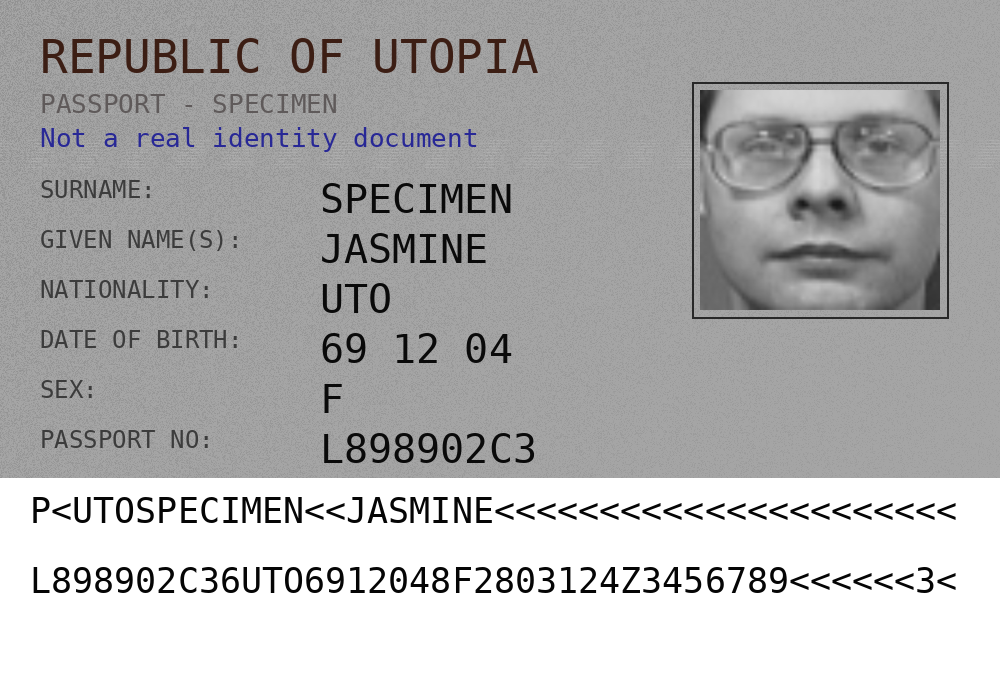
#> input picture samples/genuine_doc.png, 1000 x 700 px; its folder holds only this picture in this run
$ python -i deepfake.py   (imports and definitions only)   (older library calls are emulated)
#> lines starting #> are read from the running program, lines starting #| are printed output that depends on the picture
### pipeline/common.py
"""Shared helpers for the ML/CV pipeline modules.

Defines the single result contract every module returns, plus small
utilities for reading images, saving evidence files, and resolving the
vendored OCR runtime. Kept deliberately free of model/algorithm logic.
"""

from __future__ import annotations

import json
import os
import pathlib
import shutil
import tempfile
import uuid
from dataclasses import dataclass, field, asdict
from typing import Any, Optional

import numpy as np


_ROOT = pathlib.Path(__file__).resolve().parent
_VENDOR = _ROOT / "vendor"


_evidence_env = os.environ.get("SCREEN_EVIDENCE_DIR", "").strip()
EVIDENCE_DIR = pathlib.Path(
    _evidence_env
    if _evidence_env
    else str(_ROOT.parent / "samples" / "evidence")
)


INSIGHTFACE_MODEL_ROOT = (_VENDOR / "models").resolve()


_THRESHOLDS_CACHE: Optional[dict] = None


# Env-var overrides for the single thresholds source of truth. Each key may
# be overridden via PIPELINE_<UPPER_KEY>, e.g. PIPELINE_FACE_MATCH=0.6.
# Legacy per-module names are honoured where they already exist in the wild.
_THRESHOLD_ENV_ALIASES = {
    "face_match": ("PIPELINE_FACE_MATCH", "FACE_MATCH_THRESHOLD"),
    "face_low_conf_low": ("PIPELINE_FACE_LOW_CONF_LOW",),
    "face_low_conf_high": ("PIPELINE_FACE_LOW_CONF_HIGH",),
    "tamper_high": ("PIPELINE_TAMPER_HIGH",),
    "tamper_moderate": ("PIPELINE_TAMPER_MODERATE",),
    "physical_high": ("PIPELINE_PHYSICAL_HIGH", "PHYS_HIGH"),
    "physical_moderate": ("PIPELINE_PHYSICAL_MODERATE", "PHYS_MODERATE"),
    "deepfake_high": ("PIPELINE_DEEPFAKE_HIGH",),
    "liveness": ("PIPELINE_LIVENESS", "LIVENESS_THRESHOLD"),
    "name_match": ("PIPELINE_NAME_MATCH",),
    "address_match": ("PIPELINE_ADDRESS_MATCH",),
    "risk_red": ("PIPELINE_RISK_RED",),
    "risk_yellow": ("PIPELINE_RISK_YELLOW",),
    "watchlist_fuzzy": ("PIPELINE_WATCHLIST_FUZZY",),
    "document_quality_blur": ("PIPELINE_DOC_QUALITY_BLUR",),
    "document_quality_dark": ("PIPELINE_DOC_QUALITY_DARK",),
    "iris_match": ("PIPELINE_IRIS_MATCH",),
    "iris_low_conf_low": ("PIPELINE_IRIS_LOW_CONF_LOW",),
    "iris_low_conf_high": ("PIPELINE_IRIS_LOW_CONF_HIGH",),
}


# [63 lines left out: functions _apply_threshold_env_overrides, reload_thresholds, load_thresholds, not called in this run]


_TESS_DIR = _VENDOR / "tesseract"

_SYSTEM_TESSDATA = None
for _cand in (
    "/usr/share/tesseract-ocr/5/tessdata",
    "/usr/share/tesseract-ocr/4.00/tessdata",
    "/usr/share/tessdata",
    "/opt/homebrew/share/tessdata",
):
    if (pathlib.Path(_cand) / "eng.traineddata").exists():
        _SYSTEM_TESSDATA = pathlib.Path(_cand)
        break


_SYSTEM_TESSBIN = None
if _SYSTEM_TESSDATA is None:
    _win_candidates = [shutil.which("tesseract")]
    # Configurable override (cross-platform): TESSERACT_CMD may point at the
    # binary directly, e.g. C:\Program Files\Tesseract-OCR\tesseract.exe.
    # Checked before the standard Windows install path below.
    _env_tess = (os.environ.get("TESSERACT_CMD") or "").strip().strip('"')
    if _env_tess:
        _win_candidates.insert(0, _env_tess)
    for _pf in (os.environ.get("ProgramFiles", r"C:\Program Files"),
                os.environ.get("ProgramFiles(x86)", r"C:\Program Files (x86)")):
        _win_candidates.append(str(pathlib.Path(_pf) / "Tesseract-OCR" / "tesseract.exe"))
    for _b in _win_candidates:
        if _b and pathlib.Path(_b).is_file():
            _td = pathlib.Path(_b).parent / "tessdata"
            if (_td / "eng.traineddata").is_file():
                _SYSTEM_TESSBIN = pathlib.Path(_b)
                _SYSTEM_TESSDATA = _td
                break
#> further down, picture is the input picture: shape (700, 1000, 3); mean B, G, R 180.3, 180.1, 180.3

if (_TESS_DIR / "tesseract").exists() and (_TESS_DIR / "tessdata" / "eng.traineddata").exists():
    TESSERACT_BIN = _TESS_DIR / "tesseract"
    TESS_LIB_DIR = _TESS_DIR
    TESS_TESSDATA = _TESS_DIR / "tessdata"
elif (_sys_tess := _SYSTEM_TESSBIN or shutil.which("tesseract")) and _SYSTEM_TESSDATA:
    TESSERACT_BIN = pathlib.Path(_sys_tess)
    TESS_LIB_DIR = TESSERACT_BIN.parent
    TESS_TESSDATA = _SYSTEM_TESSDATA
else:
    TESSERACT_BIN = _TESS_DIR / "tesseract"
    TESS_LIB_DIR = _TESS_DIR
    TESS_TESSDATA = _TESS_DIR / "tessdata"


# [17 lines left out: functions get_evidence_dir, ensure_evidence_dir, new_evidence_path, not called in this run]


@dataclass
class ModuleResult:
    """Contract returned by every pipeline module.

    Mirrors the ``module_results`` table in Shema.md so a caller (FastAPI route)
    can drop it straight into storage:

        module_name : str   e.g. "ocr", "tamper", "deepfake", "face_match", "liveness"
        score       : float|None 0-1, or None when inconclusive
        status      : str   "ok" | "inconclusive"
        raw_output  : dict  full per-module evidence for the UI panels
        evidence_uri: str|None  path to an evidence image, or None
    """

    module_name: str
    score: Optional[float]
    status: str
    raw_output: dict = field(default_factory=dict)
    evidence_uri: Optional[str] = None

    # [14 lines left out: functions to_json, __repr__, not called in this run]


def ok_result(
    module_name: str,
    score: float,
    raw_output: Optional[dict] = None,
    evidence_uri: Optional[str] = None,
) -> ModuleResult:
    try:
        value = float(score)
    except (TypeError, ValueError):
        return inconclusive_result(module_name, f"non-numeric score: {score!r}"[:200])
    if value != value or value in (float("inf"), float("-inf")):
        return inconclusive_result(module_name, f"non-finite score: {score!r}"[:200])
    return ModuleResult(
        module_name=module_name,
        score=float(np.clip(value, 0.0, 1.0)),
        status="ok",
        raw_output=dict(raw_output or {}),
        evidence_uri=_rel_uri(evidence_uri),
    )


# [22 lines left out: functions inconclusive_result, _summarise_reason, not called in this run]


def _rel_uri(path: Optional[str]) -> Optional[str]:
    if not path:
        return None
    try:
        # Prefer a repo-relative URI (no absolute server path in API/DB
        # payloads; backend resolves via basename and tests can still
        # Path(uri).exists() from the repo root). Files written outside the
        # repo (e.g. pytest tmp_path evidence dirs) keep their absolute path
        # so existence checks still resolve.
        p = pathlib.Path(str(path))
        try:
            return str(p.resolve().relative_to(_ROOT.parent.resolve()))
        except Exception:
            return str(p)
    except Exception:
        return None


# [38 lines left out: functions _json_safe, single_log, not called in this run]


def load_image(src: Any) -> np.ndarray:
    """Load an image into a BGR uint8 ndarray.

    Accepts a filesystem path (str/Path), a path-like, a URL-ish bytes buffer,
    a PIL Image, or an ndarray. Raises ValueError on unreadable input.
    Decompression bombs are rejected: source files over 50 MB or images
    over 100 megapixels raise ValueError (callers degrade to inconclusive).
    Channel contract: always returns HxWx3 BGR uint8 (2-D gray and 4-channel
    BGRA inputs are converted; anything else raises ValueError).
    """
    _MAX_FILE_BYTES = 50_000_000
    _MAX_PIXELS = 100_000_000
    if isinstance(src, np.ndarray):
        import cv2 as _cv2

        if src.size == 0:
            raise ValueError("empty image array")
        if src.size > _MAX_PIXELS:
            raise ValueError(f"image too large: {src.size} pixels")
        if src.ndim == 2:
            arr = np.ascontiguousarray(src, dtype=np.uint8)
            return _cv2.cvtColor(arr, _cv2.COLOR_GRAY2BGR)
        if src.ndim != 3 or src.shape[2] not in (3, 4):
            raise ValueError(f"unsupported channel count: {getattr(src, 'shape', None)}")
        if src.shape[2] == 4:
            arr = np.ascontiguousarray(src, dtype=np.uint8)
            return _cv2.cvtColor(arr, _cv2.COLOR_BGRA2BGR)
        if src.dtype != np.uint8:
            arr = np.clip(np.asarray(src, dtype=np.float64), 0, 255).astype(np.uint8)
        else:
            arr = np.ascontiguousarray(src)
        if arr.size > _MAX_PIXELS:
            raise ValueError(f"image too large: {arr.size} pixels")
        return arr

    if hasattr(src, "read"):
        from PIL import Image as PILImage

        data = src.read()
        if len(data) > _MAX_FILE_BYTES:
            raise ValueError("image buffer too large")
        buf = np.frombuffer(data, dtype=np.uint8)
        import cv2

        img = cv2.imdecode(buf, cv2.IMREAD_COLOR)
        if img is None:
            raise ValueError("could not decode image from buffer")
        if img.size > _MAX_PIXELS:
            raise ValueError(f"image too large: {img.size} pixels")
        return img

    if hasattr(src, "mode") and hasattr(src, "convert"):
        import cv2

        rgb = np.asarray(src.convert("RGB"))
        if rgb.size > _MAX_PIXELS:
            raise ValueError(f"image too large: {rgb.size} pixels")
        return cv2.cvtColor(rgb, cv2.COLOR_RGB2BGR)

    p = pathlib.Path(os.fspath(src))
    if not p.exists():
        raise FileNotFoundError(f"image not found: {p}")
    try:
        if p.stat().st_size > _MAX_FILE_BYTES:
            raise ValueError(f"image file too large: {p.stat().st_size} bytes")
    except OSError as exc:
        raise ValueError(f"cannot stat image: {p}") from exc
    import cv2

    img = cv2.imread(str(p), cv2.IMREAD_COLOR)
    if img is None:
        raise ValueError(f"could not decode image: {p}")
    if img.size > _MAX_PIXELS:
        raise ValueError(f"image too large: {img.size} pixels")
    return img

### pipeline/deepfake.py
"""Module 3 — Deepfake detection.

OPEN ITEM (Tracker.md §0, "Needed by Day 4"): a pretrained open-source forgery
classifier could not be integrated in the available time on a GPU-less box, so
per Techspec.md §3 this module uses the explicitly-accepted FALLBACK: the
FFT-based frequency-artifact heuristic. Tracker.md has been updated to record
this decision (not left as "Open").

Approach (FFT frequency-artifact heuristic):
  Deep generative models (GANs / many deepfake pipelines) produce faces whose
  upsampling leaves characteristic spectral fingerprints — anomalous high-
  frequency energy, and periodic "checkerboard"/grid artefacts in the Fourier
  magnitude spectrum. We:

   * 2D FFT of the face (grey, windowed) -> radial power spectrum.
   * Measure (a) high-frequency energy fraction vs. a clean-photo baseline,
     (b) spectral "peakedness" at upsampling-period frequencies, and
     (c) overall sharp / grid anomaly.
   * Combine into deepfake_score in [0,1]; higher = more synthetic/forged.

Directionality note: on a genuinely captured (camera) photo the spectrum is
smooth and band-limited, scoring low; on a synthetically generated / heavily
upsampled image the score rises. This is a heuristic, not a trained classifier,
so raw metrics are included for explainability (Prd.md §3 "every verdict must
show why").

Input: a face image / frame (document photo and/or live capture). The doc does
not pin which input; we run on whichever single face image is passed, and the
caller may choose to run it on the document photo, the live capture, or both.
```
"""

from __future__ import annotations

import numpy as np

from .common import (
    ModuleResult,
    inconclusive_result,
    load_image,
    ok_result,
)

MODULE_NAME = "deepfake"


def _radial_power_spectrum(magnitude: np.ndarray) -> np.ndarray:
    """Average FFT magnitude by radial frequency (in cycles/image)."""
    h, w = magnitude.shape
    cy, cx = h // 2, w // 2
    yy, xx = np.mgrid[0:h, 0:w]
    rr = np.sqrt((yy - cy) ** 2 + (xx - cx) ** 2).astype(np.int32)
    max_r = min(cy, cx)
    rr = np.clip(rr, 0, max_r - 1)
    power = np.zeros(max_r, dtype=np.float64)
    counts = np.zeros(max_r, dtype=np.float64)
    np.add.at(power, rr, magnitude)
    np.add.at(counts, rr, 1)
    return np.divide(power, counts, out=np.zeros_like(power), where=counts > 0)


def _fft_metrics(face_bgr: np.ndarray) -> dict:
    import cv2

    gray = cv2.cvtColor(face_bgr, cv2.COLOR_BGR2GRAY)


    h, w = gray.shape
#> h = 700; w = 1000
    win = cv2.createHanningWindow((w, h), cv2.CV_64F)
    windowed = gray.astype(np.float64) * win
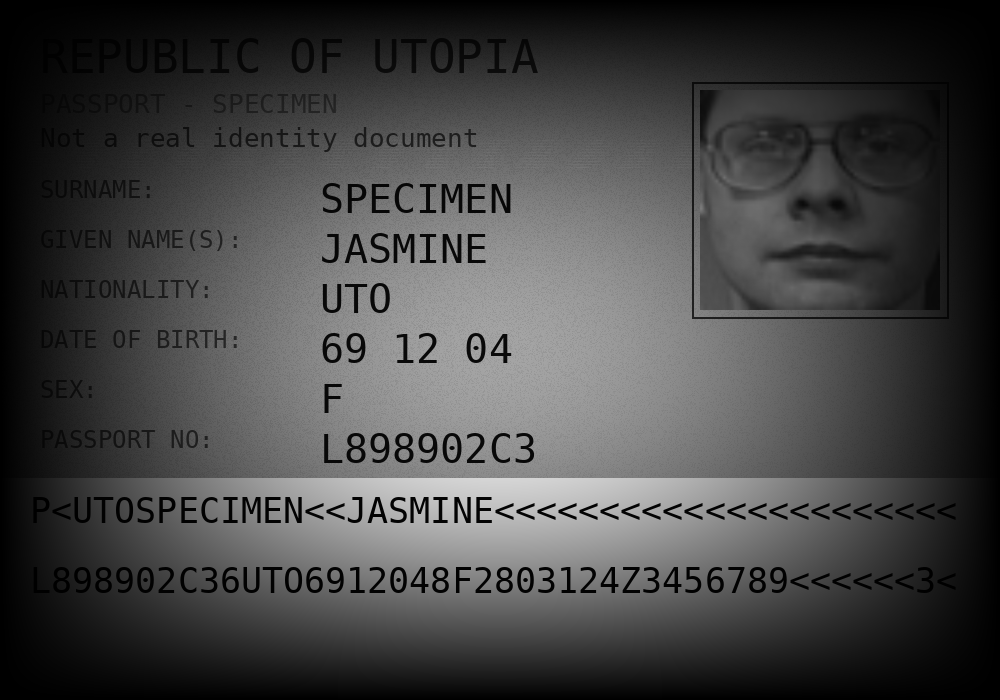
#> windowed: shape (700, 1000) float64; min 0, max 213.6, mean 69

    f = np.fft.fft2(windowed)
    fshift = np.fft.fftshift(f)
    magnitude = np.log1p(np.abs(fshift))
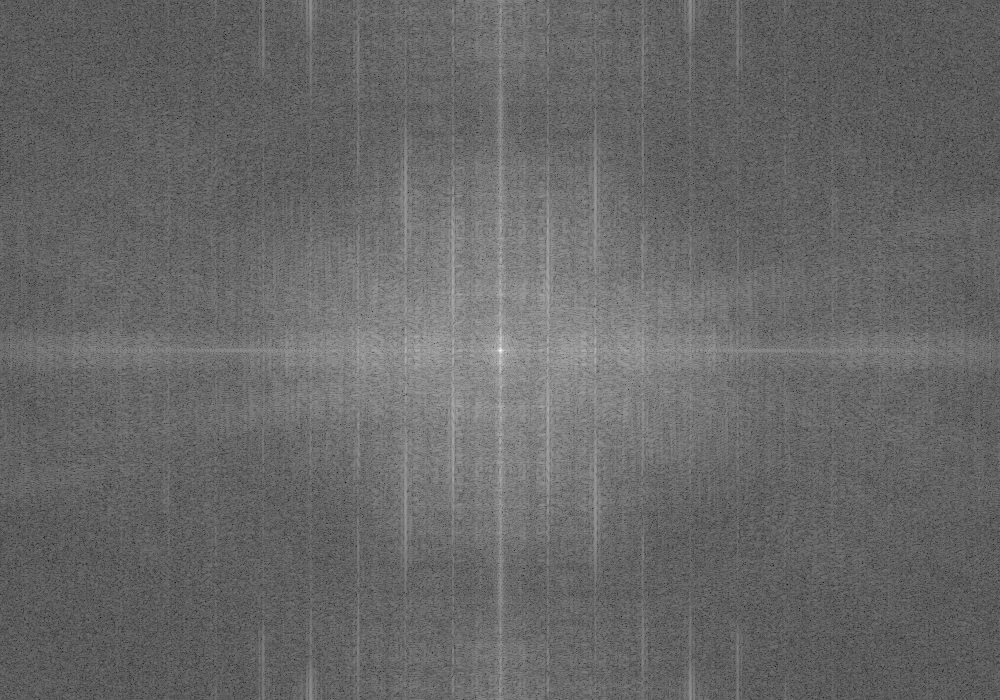
#> magnitude: shape (700, 1000) float64; min 1.7, max 17.69, mean 8.24; drawn with min black and max white

    power = _radial_power_spectrum(magnitude)
#> power = 350 values, max 17.69 at index 0, min 7.71 at index 349, mean 9.31
    r = np.arange(len(power), dtype=np.float64)
#> r = 350 values from 0 to 349
    Nyquist = len(power) - 1
#> Nyquist = 349
    if Nyquist < 1:
        return {"error": "image too small"}


    low = power[1 : max(2, int(Nyquist * 0.2))]
#> low = 68 values, max 15.94 at index 0, min 10.25 at index 36, mean 10.95
    mid = power[int(Nyquist * 0.2) : int(Nyquist * 0.6)]
#> mid = 140 values, max 10.58 at index 0, min 8.63 at index 139, mean 9.6
    high = power[int(Nyquist * 0.6) : int(Nyquist * 0.95)]
#> high = 122 values, max 8.65 at index 0, min 8.03 at index 78, mean 8.19
    hf_energy = np.sum(high) if len(high) else 0.0
#> hf_energy = 999.1
    total_energy = np.sum(power[1:]) + 1e-9
#> total_energy = 3240.9
    hf_fraction = hf_energy / total_energy
#> hf_fraction = 0.308


    band = power[int(Nyquist * 0.3) : int(Nyquist * 0.85)]
#> band = 192 values, max 10.04 at index 1, min 8.03 at index 183, mean 8.86
    peakedness = 0.0
    if len(band) >= 4:
        base = np.percentile(band, 25)
#> base = 8.18
        peakedness = float(np.max(band) / (base + 1e-9))
#> peakedness = 1.23


    rolloff_ratio = float((np.mean(high) + 1e-9) / (np.mean(low) + 1e-9))
#> rolloff_ratio = 0.748

    return {
        "high_frequency_fraction": hf_fraction,
        "spectral_peakedness": peakedness,
        "rolloff_ratio": rolloff_ratio,
        "low_band_mean": float(np.mean(low)),
        "high_band_mean": float(np.mean(high)),
    }


def run_deepfake(face_image) -> ModuleResult:
    """Run FFT frequency-artifact deepfake heuristic on a single face image.

    Signature for the FastAPI route owner:
        run_deepfake(face_image) -> ModuleResult

    ``face_image`` is a path (str/Path), bytes buffer, PIL Image, or BGR ndarray
    of a face crop or frame. Returns "ok" or "inconclusive". Never raises.
    """
    try:
        img = load_image(face_image)
        if img is None or img.size == 0:
            raise ValueError("empty image")
    except Exception as exc:
        return inconclusive_result(MODULE_NAME, exc)

    try:
        _crop_reason = _requires_face_crop(img)
    except Exception:
        _crop_reason = None
    if _crop_reason:
        return inconclusive_result(MODULE_NAME, _crop_reason)

    try:
        metrics = _fft_metrics(img)
#> metrics = {'high_frequency_fraction': 0.308, 'spectral_peakedness': 1.23, 'rolloff_ratio': 0.748, 'low_band_mean': 10.95, 'high_band_mean': 8.19}
        if "error" in metrics:
            return inconclusive_result(MODULE_NAME, metrics["error"])
    except Exception as exc:
        return inconclusive_result(MODULE_NAME, exc)

    hf = metrics["high_frequency_fraction"]
#> hf = 0.308
    peak = metrics["spectral_peakedness"]
#> peak = 1.23
    roll = metrics["rolloff_ratio"]
#> roll = 0.748

    # Calibrated on synthetic samples (genuine face ~0.3-0.45, clean captures
    # stay well under the 0.7 flag threshold). NOTE: `spectral_peakedness`
    # is measured on log1p-compressed magnitudes, so its operating range is
    # ~1.0-1.8 — the old (peak-2.0)/6.0 band could never fire (always 0).
    # The corrected band below matches the log domain.
    score_hf = np.clip((hf - 0.10) / 0.25, 0.0, 1.0)
#> score_hf = 0.833
    score_peak = np.clip((peak - 1.10) / 1.20, 0.0, 1.0)
#> score_peak = 0.107
    score_roll = np.clip((roll - 0.5) / 3.0, 0.0, 1.0)
#> score_roll = 0.0826
    deepfake_score = round(
        float(0.5 * score_hf + 0.3 * score_peak + 0.2 * score_roll), 4
    )
#> deepfake_score = 0.465

    raw = {
        "deepfake_score": deepfake_score,
        "method": "fft_frequency_artifact_heuristic",
        "classifier_integrated": False,
        "calibration": "heuristic-uncalibrated-prototype (flag threshold 0.7 from thresholds.json)",
        # TODO(classifier): integrate a trained forgery classifier
        # (e.g. EfficientNet-b0 on FaceForensics++) when GPU inference is
        # available; the FFT heuristic above is the intentional MVP
        # fallback per Techspec §3 and stays as a feature input.
        "metrics": metrics,
    }
    return ok_result(MODULE_NAME, deepfake_score, raw, evidence_uri=None)


# [32 lines that did not run here, left out]

>>> import cv2
>>> picture = cv2.imread('../samples/genuine_doc.png')
>>> result = run_deepfake(picture)
